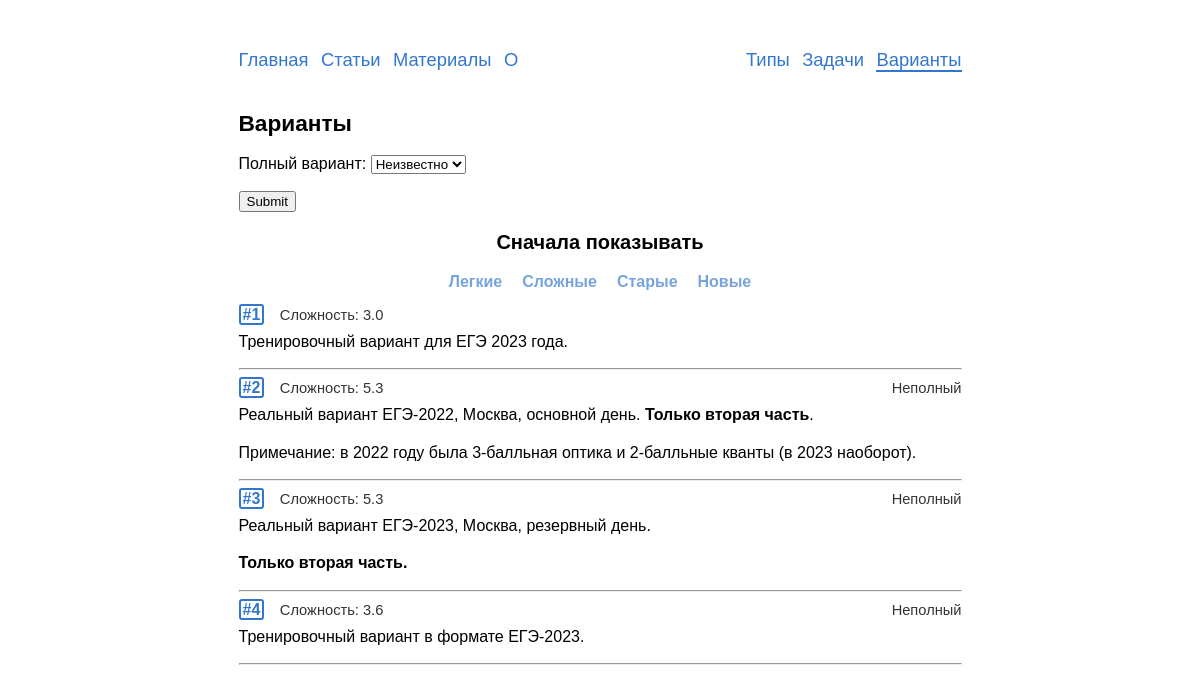
The page /variants/ on the database as committed earlier.
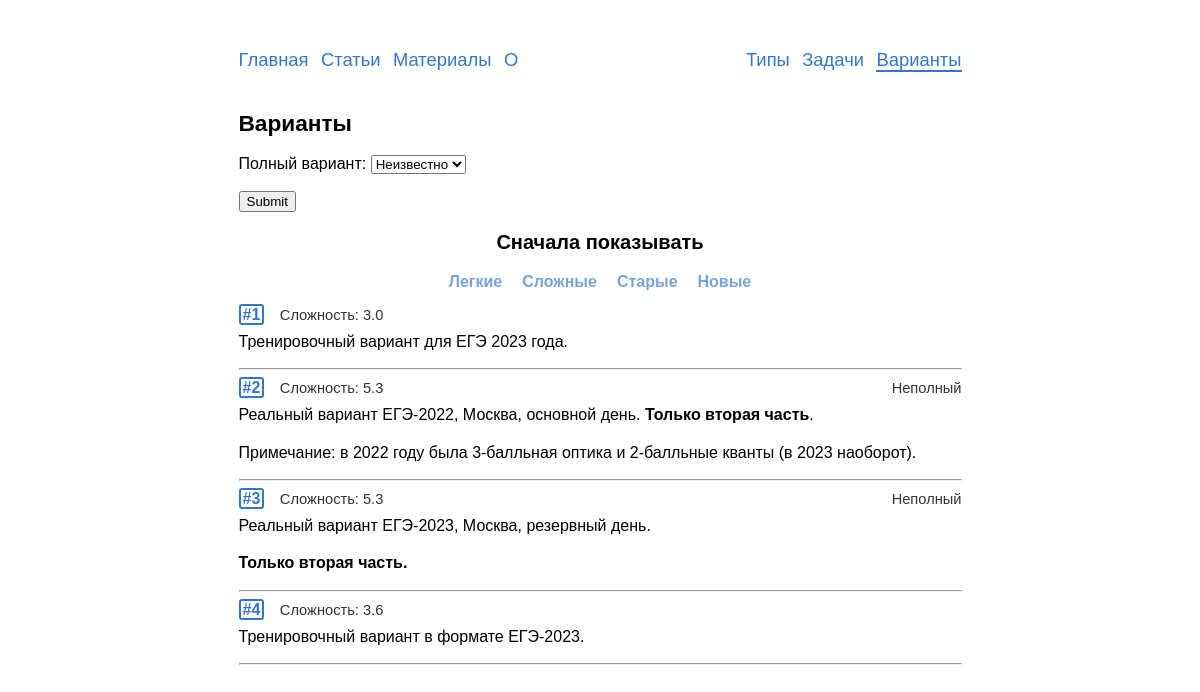
The same page on the database as committed later.
### variants/models.py (models this page shows, shortened)
class Variant(models.Model):
    objects = VariantManager()
    problems = SortedManyToManyField(Problem,
                                     verbose_name='задачи')
    text = models.TextField('комментарии', blank=True, null=True)
    complexity = models.FloatField('сложность', blank=True, default=0)
    is_full = models.BooleanField('полный вариант', default=True)
    show_answers = models.BooleanField('показать решения', default=True)
    date = models.DateField('дата добавления', auto_now_add=True)
    answer_slug = models.SlugField('slug для получения ответов',
                                   max_length=4, unique=False,
                                   blank=True, default='foxy',
                                   validators=[validate_answer_slug])
    class Meta:
        verbose_name = 'вариант'
        verbose_name_plural = 'варианты'
        default_related_name = 'variants'
    def get_absolute_url(self):
        return reverse('variants:detail', kwargs={'pk': self.pk})

### variants/views.py (the view, shortened to what this page needs)
# urls.py: path('', views.VariantsView.as_view(), name='list'),
class VariantsView(ListView):
    model = Variant
    template_name = 'variants/variants_list.html'
    context_object_name = 'variants'
    paginate_by = 30
    filter = VariantFilter
    def get_queryset(self):
        queryset = Variant.objects.list()
        pars = self.request.GET
        if 'order_by' in pars.keys() and pars['order_by'] in ('complexity',
                                                              'id',
                                                              '-complexity',
                                                              '-id'):
            order_by = self.request.GET['order_by']
        else:
            order_by = 'id'
        self.filterset = self.filter(self.request.GET, queryset=queryset)
        return self.filterset.qs.order_by(order_by)
    def get_context_data(self, **kwargs):
        data = super().get_context_data(**kwargs)
        data['filter'] = VariantFilter(self.request.GET)
        data['title'] = 'Варианты'
        return data

### problems/templatetags/markdown_extras.py (called while the page is built)
@register.filter()
@stringfilter
def markdown(value):
    return md.markdown(value, extensions=['markdown.extensions.fenced_code',
                                          'tables',
                                          'toc',
                                          'footnotes'])

### problems/templatetags/save_parameters.py (called while the page is built)
@register.simple_tag(takes_context=True)
def param_save(context, **kwargs):
    answ = context['request'].GET.copy()
    for param, value in kwargs.items():
        answ[param] = value
    for param in [param for param, value in answ.items() if not value]:
        del answ[param]
    return answ.urlencode()

### variants/managers.py (called while the page is built)
    def list(self):
        return (
            self.get_queryset()
                .only('id', 'complexity', 'text', 'is_full')
        )

### templates/variants/variants_list.html (shortened to what this page needs)
{% extends "base.html" %}
{% load markdown_extras %}
{% load save_parameters %}
{% load static %}
{% block content %}
  <h2>{{title}}</h2>
  <form method="get" class="no-print">
    {{ filter.form.as_p }}
    <input type="submit" />
  </form>
  <div class=center-flex><h3>Сначала показывать</h3></div>
  <div class="center-flex mb10 mt-5">
    <a class='var-sort{% if "=complexity" in request.get_full_path %} current {% endif %}' href="?{% param_save order_by="complexity" %}">Легкие</a>
    <a class='var-sort{% if "=-complexity" in request.get_full_path %} current {% endif %}' href="?{% param_save order_by="-complexity" %}">Сложные</a>
    <a class='var-sort{% if "=id" in request.get_full_path %} current {% endif %}' href="?{% param_save order_by="id" %}">Старые</a>
    <a class='var-sort{% if "=-id" in request.get_full_path %} current {% endif %}' href="?{% param_save order_by="-id" %}">Новые</a>
  </div>
  {% for variant in page_obj %}
  {% if variant.id < 5 %}
    <div class="rel">
      <div class="var-id-in-list">
        <a href="{{variant.get_absolute_url}}"><b class='id-number'>#{{variant.id}}</b></a>
        <span class="compl">Сложность: {{variant.complexity}}</span>&nbsp;
        <span class="compl no-solution">{% if not variant.is_full %}Неполный{% endif %}</span>
      </div>
    <div>{{variant.text|markdown|safe}}</div>
    </div><hr>
  {% endif %}
    {% empty %}
    <p>Ничего не нашлось {{":("}}</p>
    <p>Попробуйте другой фильтр.</p>
  {% endfor %}
{% endblock %}

Rows that differ between the two databases and show on the page:
changed Variant "Тренировочный вариант в формате ЕГЭ-2023.": no longer shows "Неполный"
